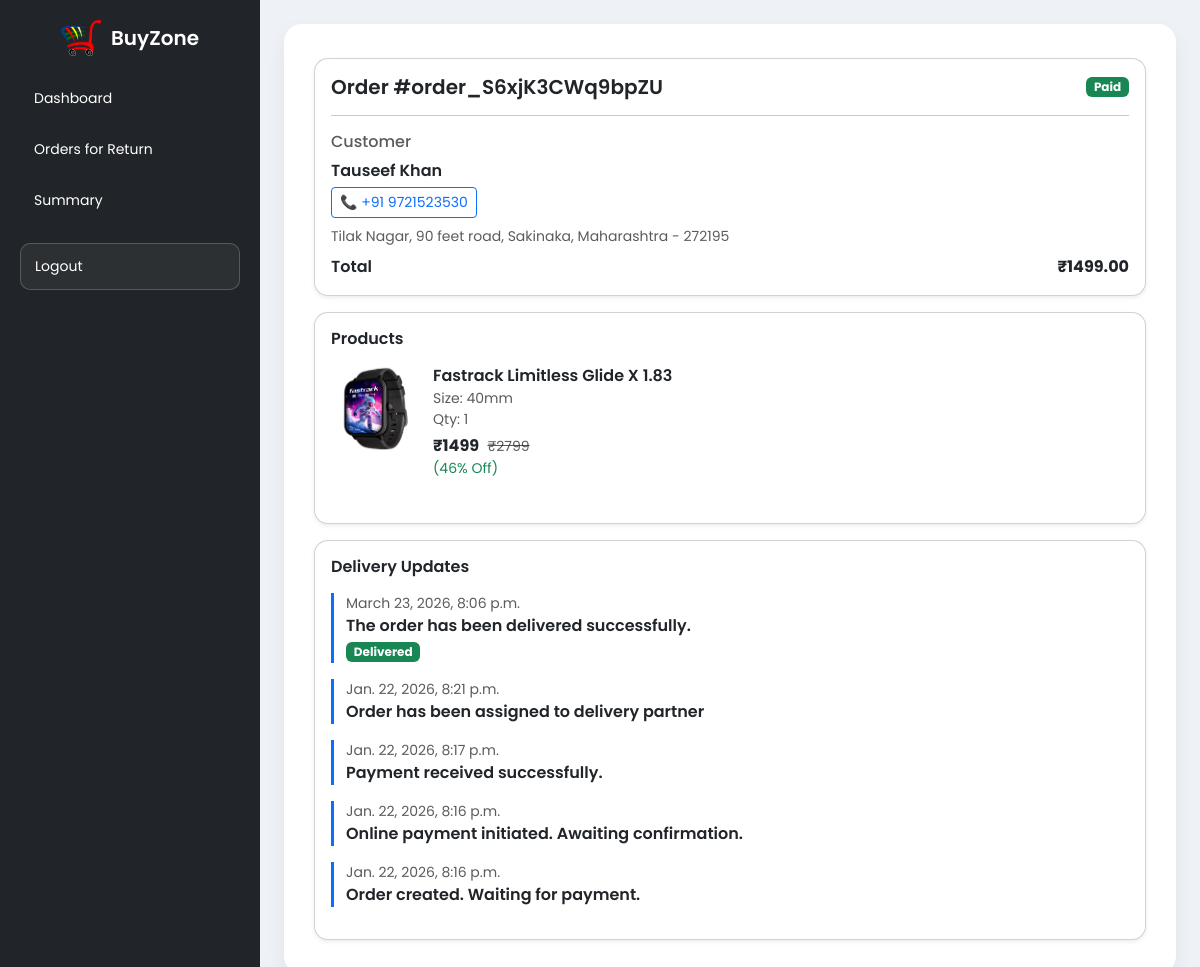
Page /delivery/orderDetails/order_S6xjK3CWq9bpZU (signed in) on the committed database.
### buyzoneapp/models.py (models this page shows, shortened)
class Orders(models.Model):
    items_json = models.JSONField()
    name = models.CharField(max_length=90)
    email = models.EmailField()
    amount = models.DecimalField(max_digits=10, decimal_places=2)
    address1 = models.CharField(max_length=255)
    address2 = models.CharField(max_length=255, blank=True)
    city = models.CharField(max_length=100)
    state = models.CharField(max_length=100)
    zip_code = models.CharField(max_length=10)
    phone = models.CharField(max_length=15)
    oid = models.CharField(max_length=100, blank=True, null=True)
    paymentstatus = models.CharField(max_length=30, default="Pending")
    amountpaid = models.DecimalField(max_digits=10, decimal_places=2, default=0)
    BookDate = models.DateTimeField(default=timezone.now)
    payment_id = models.CharField(max_length=255, null=True, blank=True)  # razorpay_payment_id
    refund_id = models.CharField(max_length=255, null=True, blank=True)
    is_refunded = models.BooleanField(default=False)
    delivered_at = models.DateTimeField(null=True, blank=True)
    is_returned = models.BooleanField(default=False)
    assigned_to = models.ForeignKey(
        settings.AUTH_USER_MODEL,
        on_delete=models.SET_NULL,
        null=True,
        blank=True,
        related_name='delivery_orders'
    )
    class Meta:
        verbose_name = "Order"
        verbose_name_plural = "Orders"

class Product(models.Model):
    product_name = models.CharField(max_length=50)
    category = models.CharField(max_length=50, default="")
    subcategory = models.CharField(max_length=50, default="")
    price = models.IntegerField(default=0)
    OldPrice = models.IntegerField(default=0)
    Discount = models.IntegerField(default=0)
    desc = models.CharField(max_length=300)
    ShippingFee = models.IntegerField(default=0)
    Rating = models.IntegerField(default=0, validators=[MaxValueValidator(5)])
    image = models.ImageField(upload_to='shop/images/')

class OrderUpdate(models.Model):
    order = models.ForeignKey(
        Orders,
        related_name="updates",
        on_delete=models.CASCADE
    )
    update_desc = models.TextField()
    delivered = models.BooleanField(default=False)
    update_date = models.DateTimeField(auto_now_add=True)
    class Meta:
        verbose_name = "Order Update"
        verbose_name_plural = "Order Updates"

### delivery/views.py (the view)
# urls.py: path("orderDetails/<str:order_id>", views.orderDetails, name="orderDetails"),
@login_required
@delivery_required
def orderDetails(request, order_id):
    order = get_object_or_404(Orders, oid=order_id)
    updates = OrderUpdate.objects.filter(order=order).order_by('-update_date')
    items = json.loads(order.items_json)
    productIds = [int(str(pid).replace("pr","")) for pid in items.keys()]
    products = Product.objects.filter(id__in=productIds)
    images = {p.id: p.image.url for p in products if p.image}
    context = {
        "order": order,
        "updates": updates,
        "items": items,
        "images":images,
    }
    return render(request, "delivery/orderDetails.html", context)

### delivery/views.py (called while the page is built)
def delivery_required(view_func):
    return user_passes_test(
        lambda user: user.is_authenticated and user.groups.filter(name='DeliveryBoy').exists()
    )(view_func)

### templates/delivery/orderDetails.html (shortened to what this page needs)
{% extends "delivery/base.html" %}
{% load static %}
{% block main %}
<div class="container py-3">
  <div class="card shadow-sm mb-3">
    <div class="card-body">
      <div class="d-flex justify-content-between align-items-center mb-3">
        <h5 class="mb-0 fw-semibold">Order #{{ order.oid }}</h5>
        <span class="badge
          {% if order.paymentstatus == 'Paid' %} bg-success
          {% elif order.paymentstatus == 'Cancelled' %} bg-danger
          {% else %} bg-warning text-dark
          {% endif %}">
          {{ order.paymentstatus }}
        </span>
      </div>
      <hr>
      <h6 class="text-muted mb-2">Customer</h6>
      <p class="fw-semibold mb-1">{{ order.name }}</p>
      <a href="tel:+91{{ order.phone }}" class="btn btn-sm btn-outline-primary mb-2">
        📞 +91 {{ order.phone }}
      </a>
      <p class="text-muted small mb-2">
        {{ order.address1 }}, {{ order.address2 }},
        {{ order.city }}, {{ order.state }} - {{ order.zip_code }}
      </p>
      <div class="d-flex justify-content-between mt-2">
        <span class="fw-semibold">Total</span>
        <span class="fw-bold">₹{{ order.amount }}</span>
      </div>
    </div>
  </div>
  <div class="card shadow-sm mb-3">
    <div class="card-body">
      <h6 class="fw-semibold mb-3">Products</h6>
      {% for pid, value in items.items %}
      <div class="product-card mb-3">
        <div class="product-img">
          {% if images %}
            {% for imgLink in images.values %}
              <img src="{{ imgLink }}" alt="Product">
            {% endfor %}
          {% else %}
            <div class="no-img">No Image</div>
          {% endif %}
        </div>
        <div class="product-info">
          <div class="fw-semibold">{{ value.1 }}</div>
          <div class="small text-muted">Size: {{ value.5 }}</div>
          <div class="small text-muted">Qty: {{ value.0 }}</div>
          <div class="mt-1">
            <span class="fw-bold">₹{{ value.2 }}</span>
            <span class="text-muted text-decoration-line-through small ms-1">
              {{ value.3 }}
            </span>
          </div>
          <div class="text-success small">{{ value.4 }}</div>
        </div>
      </div>
      {% empty %}
        <p class="text-muted">No products found.</p>
      {% endfor %}
    </div>
  </div>
  <div class="card shadow-sm">
    <div class="card-body">
      <h6 class="fw-semibold mb-3">Delivery Updates</h6>
      {% for u in updates %}
      <div class="update-item mb-3">
        <div class="small text-muted">{{ u.update_date }}</div>
        <div class="fw-semibold">{{ u.update_desc }}</div>
        {% if u.delivered %}
          <span class="badge bg-success mt-1">Delivered</span>
        {% endif %}
      </div>
      {% empty %}
        <p class="text-muted">No updates yet.</p>
      {% endfor %}
    </div>
  </div>
</div>
{% endblock %}

### templates/delivery/base.html (style rules this page uses)
body { margin: 0; font-family: "Poppins", sans-serif; background: #eef2f7; overflow-x: hidden; }

### templates/delivery/orderDetails.html (style rules this page uses)
.card { border-radius: 14px; }
.product-card { display: flex; gap: 12px; padding-bottom: 12px; border-bottom: 1px solid #eee; }
.product-card:last-child { border-bottom: none; }
.product-img img { width: 90px; height: 90px; border-radius: 10px; object-fit: cover; }
.product-info { flex: 1; }
.update-item { padding-left: 12px; border-left: 3px solid #0d6efd; }

### rows in the picture
Orders: oid "order_S6xjK3CWq9bpZU", paymentstatus "Paid", name "Tauseef Khan", phone "9721523530", address1 "Tilak Nagar", address2 "90 feet road", city "Sakinaka", state "Maharashtra", zip_code "272195", amount "1499.00"
Product: product_name "Fastrack Limitless Glide X 1.83", value "40mm", value "1", price "1499", value "₹2799", value "(46% Off)"
OrderUpdate: update_date "March 23, 2026, 8:06 p.m.", update_desc "The order has been delivered successfully.", delivered "Delivered"
OrderUpdate: update_date "Jan. 22, 2026, 8:21 p.m.", update_desc "Order has been assigned to delivery partner"
OrderUpdate: update_date "Jan. 22, 2026, 8:17 p.m.", update_desc "Payment received successfully."
OrderUpdate: update_date "Jan. 22, 2026, 8:16 p.m.", update_desc "Online payment initiated. Awaiting confirmation."
OrderUpdate: update_date "Jan. 22, 2026, 8:16 p.m.", update_desc "Order created. Waiting for payment."
